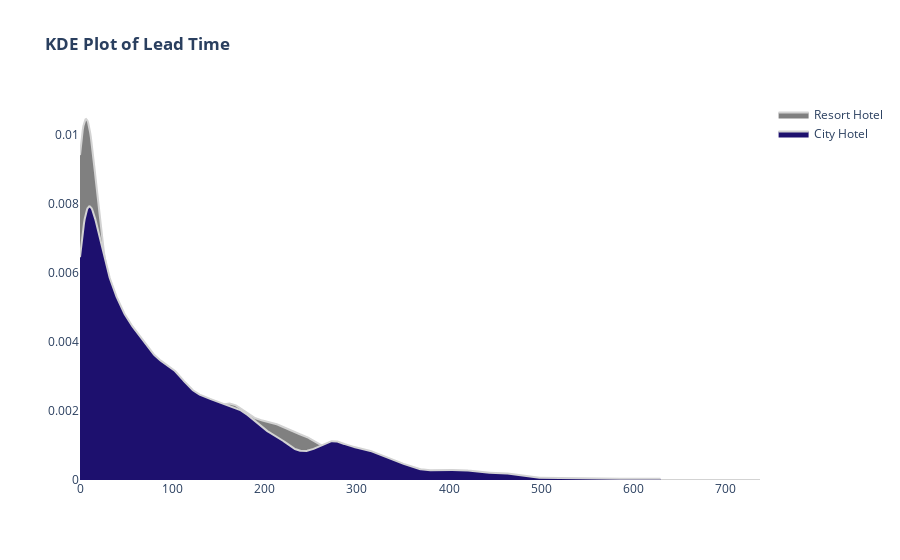

Notebook cell for this chart:
### Markdown cell above
### Lead Time Distribution

### Code cell
import numpy as np
from scipy.stats import gaussian_kde

x_resort = df[df["hotel"]=="Resort Hotel"]["lead_time"]
kde_resort = gaussian_kde(x_resort)
x_vals_resort = np.linspace(min(x_resort), max(x_resort), 1000)
y_vals_resort = kde_resort(x_vals_resort)

x_city = df[df["hotel"]=="City Hotel"]["lead_time"]
kde_city = gaussian_kde(x_city)
x_vals_city = np.linspace(min(x_city), max(x_city), 1000)
y_vals_city = kde_city(x_vals_city)

fig = go.Figure()

fig.add_trace(
    go.Scatter(
    x=x_vals_resort,
    y=y_vals_resort,
    mode="lines",
    name="Resort Hotel",
    line={"color": 'lightgray'},
    fill="tozeroy",
    fillcolor="gray")
)
fig.add_trace(
    go.Scatter(
    x=x_vals_city,
    y=y_vals_city,
    mode="lines",
    name="City Hotel",
    line={"color": 'lightgray'},
    fill="tozeroy",
    fillcolor="#1D106E"
    )
)

fig.update_layout(
    title="<b>KDE Plot of Lead Time",
    plot_bgcolor="rgba(0,0,0,0)"
)

fig.show()

### Figure 1 — Plotly figure (JSON) as saved in the notebook; plotly's stock layout.template omitted (floating-point values rounded to 4 significant figures; data arrays with more than 128 entries replaced by an {"elided": "..."} marker saying what was removed)
{"data": [{"fill": "tozeroy", "fillcolor": "gray", "line": {"color": "lightgray"}, "mode": "lines", "name": "Resort Hotel", "type": "scatter", "x": {"elided": "1000 float values"}, "y": {"elided": "1000 float values"}}, {"fill": "tozeroy", "fillcolor": "#1D106E", "line": {"color": "lightgray"}, "mode": "lines", "name": "City Hotel", "type": "scatter", "x": {"elided": "1000 float values"}, "y": {"elided": "1000 float values"}}], "layout": {"plot_bgcolor": "rgba(0,0,0,0)", "title": {"text": "<b>KDE Plot of Lead Time"}}}
